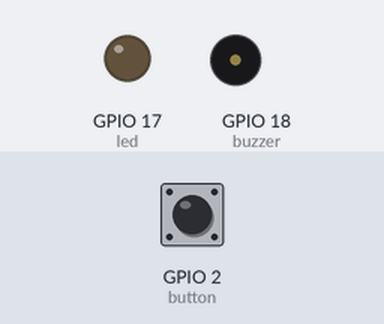
The program below on a simulated Raspberry Pi (BCM pin numbers). Parts: output pins drawn as LEDs (lit = HIGH), buzzer (waves = sounding, pin HIGH). The test bench sets the inputs (shaded band); at power-on: GPIO 2 (button) HIGH. What the program prints to the terminal is not drawn.

Above: at 1.2 s.
1.3 s: GPIO 2 (button) pulled LOW for 0.15 s
At 1.39 s:
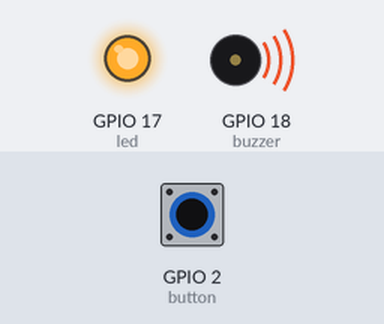
2.9 s: GPIO 2 (button) pulled LOW for 3.2 s
At 7.1 s:
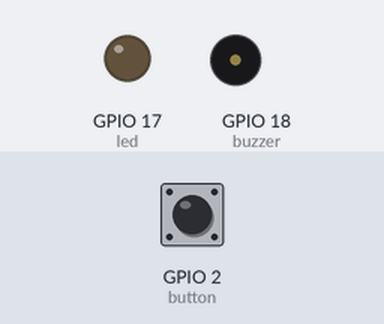
Timing chart, 0 to 8.6 s (numbered marks = the images above; inputs shaded):
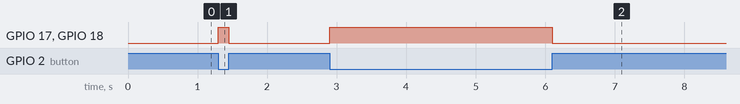

Measured:
- after the input at 1.3 s, GPIO 17 (led), GPIO 18 (buzzer): LOW → HIGH at once, → LOW 0.15 s later
- after the input at 2.9 s, GPIO 17 (led), GPIO 18 (buzzer): LOW → HIGH at once, → LOW 3.2 s later

The program:

button-buzzer.py
```python
'''
led-button.py
-------------
Control a buzzer and a led using a push-button for a given period.

Required:
- LED
- Resistor (> ~220 Ohm)
- Push-button
- Buzzer
'''

# Import necessary modules
from gpiozero import LED, Button, Buzzer
from time import sleep

# Choose pin
led_pin = 17
button_pin = 2
buzzer_pin = 18

# GPIO pin
led = LED(led_pin)

# Button
button = Button(button_pin)

# Buzzer
buzzer = Buzzer(buzzer_pin)

while True:

    # Wait for press
    if button.is_pressed:
        print("On")

        # Switch the led on
        led.on()

        # Buzzer on
        buzzer.on()
    else:
        # Switch the led off
        led.off()

        # Buzzer ff
        buzzer.off()

        print("Off")
```
